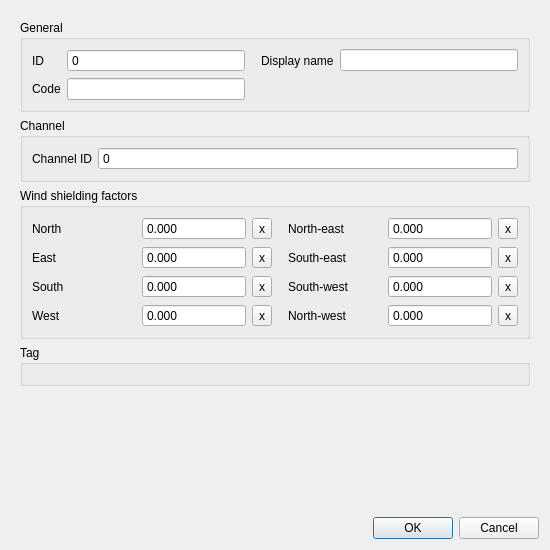
<?xml version="1.0" encoding="UTF-8"?>
<ui version="4.0">
 <class>Form</class>
 <widget class="QWidget" name="Form">
  <property name="geometry">
   <rect>
    <x>0</x>
    <y>0</y>
    <width>550</width>
    <height>550</height>
   </rect>
  </property>
  <property name="windowTitle">
   <string>Form</string>
  </property>
  <property name="locale">
   <locale language="English" country="UnitedStates"/>
  </property>
  <layout class="QGridLayout" name="gridLayout">
   <item row="4" column="0">
    <widget class="QDialogButtonBox" name="buttonBox">
     <property name="standardButtons">
      <set>QDialogButtonBox::Cancel|QDialogButtonBox::Ok</set>
     </property>
    </widget>
   </item>
   <item row="0" column="0">
    <widget class="QScrollArea" name="scrollArea">
     <property name="frameShape">
      <enum>QFrame::NoFrame</enum>
     </property>
     <property name="widgetResizable">
      <bool>true</bool>
     </property>
     <widget class="QWidget" name="scrollAreaWidgetContents">
      <property name="geometry">
       <rect>
        <x>0</x>
        <y>0</y>
        <width>532</width>
        <height>503</height>
       </rect>
      </property>
      <layout class="QGridLayout" name="gridLayout_2">
       <item row="2" column="0">
        <widget class="QGroupBox" name="grp_wind_shielding_factors">
         <property name="sizePolicy">
          <sizepolicy hsizetype="Preferred" vsizetype="Preferred">
           <horstretch>0</horstretch>
           <verstretch>0</verstretch>
          </sizepolicy>
         </property>
         <property name="title">
          <string>Wind shielding factors</string>
         </property>
         <layout class="QGridLayout" name="gridLayout_4">
          <item row="0" column="0">
           <widget class="QLabel" name="label">
            <property name="locale">
             <locale language="English" country="UnitedStates"/>
            </property>
            <property name="text">
             <string>North</string>
            </property>
            <property name="alignment">
             <set>Qt::AlignLeading|Qt::AlignLeft|Qt::AlignVCenter</set>
            </property>
            <property name="indent">
             <number>-1</number>
            </property>
           </widget>
          </item>
          <item row="0" column="1">
           <widget class="QDoubleSpinBox" name="north">
            <property name="sizePolicy">
             <sizepolicy hsizetype="Preferred" vsizetype="Fixed">
              <horstretch>0</horstretch>
              <verstretch>0</verstretch>
             </sizepolicy>
            </property>
            <property name="locale">
             <locale language="English" country="UnitedStates"/>
            </property>
            <property name="inputMethodHints">
             <set>Qt::ImhNone</set>
            </property>
            <property name="buttonSymbols">
             <enum>QAbstractSpinBox::NoButtons</enum>
            </property>
            <property name="decimals">
             <number>3</number>
            </property>
            <property name="minimum">
             <double>0.000000000000000</double>
            </property>
            <property name="maximum">
             <double>100.000000000000000</double>
            </property>
           </widget>
          </item>
          <item row="0" column="2">
           <widget class="QToolButton" name="north_clear">
            <property name="text">
             <string>x</string>
            </property>
           </widget>
          </item>
          <item row="0" column="3">
           <widget class="QLabel" name="label_2">
            <property name="text">
             <string>North-east</string>
            </property>
            <property name="indent">
             <number>10</number>
            </property>
           </widget>
          </item>
          <item row="0" column="4">
           <widget class="QDoubleSpinBox" name="northeast">
            <property name="sizePolicy">
             <sizepolicy hsizetype="Preferred" vsizetype="Fixed">
              <horstretch>0</horstretch>
              <verstretch>0</verstretch>
             </sizepolicy>
            </property>
            <property name="buttonSymbols">
             <enum>QAbstractSpinBox::NoButtons</enum>
            </property>
            <property name="decimals">
             <number>3</number>
            </property>
            <property name="maximum">
             <double>100.000000000000000</double>
            </property>
           </widget>
          </item>
          <item row="0" column="5">
           <widget class="QToolButton" name="northeast_clear">
            <property name="text">
             <string>x</string>
            </property>
           </widget>
          </item>
          <item row="1" column="0">
           <widget class="QLabel" name="label_4">
            <property name="text">
             <string>East</string>
            </property>
            <property name="wordWrap">
             <bool>true</bool>
            </property>
           </widget>
          </item>
          <item row="1" column="1">
           <widget class="QDoubleSpinBox" name="east">
            <property name="buttonSymbols">
             <enum>QAbstractSpinBox::NoButtons</enum>
            </property>
            <property name="decimals">
             <number>3</number>
            </property>
            <property name="maximum">
             <double>100.000000000000000</double>
            </property>
           </widget>
          </item>
          <item row="1" column="2">
           <widget class="QToolButton" name="east_clear">
            <property name="text">
             <string>x</string>
            </property>
           </widget>
          </item>
          <item row="1" column="3">
           <widget class="QLabel" name="label_6">
            <property name="text">
             <string>South-east</string>
            </property>
            <property name="wordWrap">
             <bool>true</bool>
            </property>
            <property name="indent">
             <number>10</number>
            </property>
           </widget>
          </item>
          <item row="1" column="4">
           <widget class="QDoubleSpinBox" name="southeast">
            <property name="buttonSymbols">
             <enum>QAbstractSpinBox::NoButtons</enum>
            </property>
            <property name="decimals">
             <number>3</number>
            </property>
            <property name="maximum">
             <double>100.000000000000000</double>
            </property>
           </widget>
          </item>
          <item row="1" column="5">
           <widget class="QToolButton" name="southeast_clear">
            <property name="text">
             <string>x</string>
            </property>
           </widget>
          </item>
          <item row="2" column="0">
           <widget class="QLabel" name="label_7">
            <property name="text">
             <string>South</string>
            </property>
            <property name="wordWrap">
             <bool>true</bool>
            </property>
           </widget>
          </item>
          <item row="2" column="1">
           <widget class="QDoubleSpinBox" name="south">
            <property name="buttonSymbols">
             <enum>QAbstractSpinBox::NoButtons</enum>
            </property>
            <property name="decimals">
             <number>3</number>
            </property>
            <property name="maximum">
             <double>100.000000000000000</double>
            </property>
           </widget>
          </item>
          <item row="2" column="2">
           <widget class="QToolButton" name="south_clear">
            <property name="text">
             <string>x</string>
            </property>
           </widget>
          </item>
          <item row="2" column="3">
           <widget class="QLabel" name="label_8">
            <property name="text">
             <string>South-west</string>
            </property>
            <property name="wordWrap">
             <bool>true</bool>
            </property>
            <property name="indent">
             <number>10</number>
            </property>
           </widget>
          </item>
          <item row="2" column="4">
           <widget class="QDoubleSpinBox" name="southwest">
            <property name="buttonSymbols">
             <enum>QAbstractSpinBox::NoButtons</enum>
            </property>
            <property name="decimals">
             <number>3</number>
            </property>
            <property name="maximum">
             <double>100.000000000000000</double>
            </property>
           </widget>
          </item>
          <item row="2" column="5">
           <widget class="QToolButton" name="southwest_clear">
            <property name="text">
             <string>x</string>
            </property>
           </widget>
          </item>
          <item row="3" column="0">
           <widget class="QLabel" name="label_10">
            <property name="locale">
             <locale language="English" country="UnitedStates"/>
            </property>
            <property name="text">
             <string>West</string>
            </property>
            <property name="alignment">
             <set>Qt::AlignLeading|Qt::AlignLeft|Qt::AlignVCenter</set>
            </property>
            <property name="indent">
             <number>-1</number>
            </property>
           </widget>
          </item>
          <item row="3" column="1">
           <widget class="QDoubleSpinBox" name="west">
            <property name="sizePolicy">
             <sizepolicy hsizetype="Preferred" vsizetype="Fixed">
              <horstretch>0</horstretch>
              <verstretch>0</verstretch>
             </sizepolicy>
            </property>
            <property name="locale">
             <locale language="English" country="UnitedStates"/>
            </property>
            <property name="inputMethodHints">
             <set>Qt::ImhNone</set>
            </property>
            <property name="buttonSymbols">
             <enum>QAbstractSpinBox::NoButtons</enum>
            </property>
            <property name="decimals">
             <number>3</number>
            </property>
            <property name="minimum">
             <double>0.000000000000000</double>
            </property>
            <property name="maximum">
             <double>100.000000000000000</double>
            </property>
           </widget>
          </item>
          <item row="3" column="2">
           <widget class="QToolButton" name="west_clear">
            <property name="text">
             <string>x</string>
            </property>
           </widget>
          </item>
          <item row="3" column="3">
           <widget class="QLabel" name="label_11">
            <property name="text">
             <string>North-west</string>
            </property>
            <property name="indent">
             <number>10</number>
            </property>
           </widget>
          </item>
          <item row="3" column="4">
           <widget class="QDoubleSpinBox" name="northwest">
            <property name="sizePolicy">
             <sizepolicy hsizetype="Preferred" vsizetype="Fixed">
              <horstretch>0</horstretch>
              <verstretch>0</verstretch>
             </sizepolicy>
            </property>
            <property name="buttonSymbols">
             <enum>QAbstractSpinBox::NoButtons</enum>
            </property>
            <property name="decimals">
             <number>3</number>
            </property>
            <property name="maximum">
             <double>100.000000000000000</double>
            </property>
           </widget>
          </item>
          <item row="3" column="5">
           <widget class="QToolButton" name="northwest_clear">
            <property name="text">
             <string>x</string>
            </property>
           </widget>
          </item>
         </layout>
        </widget>
       </item>
       <item row="3" column="0">
        <widget class="QGroupBox" name="grp_tag">
         <property name="font">
          <font>
           <weight>50</weight>
           <bold>false</bold>
          </font>
         </property>
         <property name="title">
          <string>Tag</string>
         </property>
         <layout class="QGridLayout" name="gridLayout_16">
          <item row="0" column="0" colspan="2">
           <layout class="QHBoxLayout" name="tags_layout"/>
          </item>
         </layout>
        </widget>
       </item>
       <item row="4" column="0">
        <spacer name="verticalSpacer">
         <property name="orientation">
          <enum>Qt::Vertical</enum>
         </property>
         <property name="sizeHint" stdset="0">
          <size>
           <width>20</width>
           <height>40</height>
          </size>
         </property>
        </spacer>
       </item>
       <item row="0" column="0">
        <widget class="QGroupBox" name="grp_general">
         <property name="enabled">
          <bool>true</bool>
         </property>
         <property name="locale">
          <locale language="English" country="UnitedStates"/>
         </property>
         <property name="title">
          <string>General</string>
         </property>
         <layout class="QGridLayout" name="gridLayout_3">
          <item row="0" column="2">
           <widget class="QLabel" name="label_3">
            <property name="locale">
             <locale language="English" country="UnitedStates"/>
            </property>
            <property name="text">
             <string>Display name</string>
            </property>
            <property name="alignment">
             <set>Qt::AlignLeading|Qt::AlignLeft|Qt::AlignVCenter</set>
            </property>
            <property name="indent">
             <number>10</number>
            </property>
           </widget>
          </item>
          <item row="0" column="3">
           <widget class="QLineEdit" name="display_name">
            <property name="sizePolicy">
             <sizepolicy hsizetype="Expanding" vsizetype="Fixed">
              <horstretch>0</horstretch>
              <verstretch>0</verstretch>
             </sizepolicy>
            </property>
            <property name="locale">
             <locale language="English" country="UnitedStates"/>
            </property>
            <property name="clearButtonEnabled">
             <bool>true</bool>
            </property>
           </widget>
          </item>
          <item row="0" column="0">
           <widget class="QLabel" name="label_5">
            <property name="locale">
             <locale language="English" country="UnitedStates"/>
            </property>
            <property name="text">
             <string>ID</string>
            </property>
            <property name="alignment">
             <set>Qt::AlignLeading|Qt::AlignLeft|Qt::AlignVCenter</set>
            </property>
           </widget>
          </item>
          <item row="1" column="0">
           <widget class="QLabel" name="label_9">
            <property name="locale">
             <locale language="English" country="UnitedStates"/>
            </property>
            <property name="text">
             <string>Code</string>
            </property>
            <property name="alignment">
             <set>Qt::AlignLeading|Qt::AlignLeft|Qt::AlignVCenter</set>
            </property>
           </widget>
          </item>
          <item row="1" column="1">
           <widget class="QLineEdit" name="code">
            <property name="sizePolicy">
             <sizepolicy hsizetype="Expanding" vsizetype="Fixed">
              <horstretch>0</horstretch>
              <verstretch>0</verstretch>
             </sizepolicy>
            </property>
            <property name="locale">
             <locale language="English" country="UnitedStates"/>
            </property>
            <property name="clearButtonEnabled">
             <bool>true</bool>
            </property>
           </widget>
          </item>
          <item row="0" column="1">
           <widget class="QSpinBox" name="id">
            <property name="locale">
             <locale language="English" country="UnitedStates"/>
            </property>
            <property name="readOnly">
             <bool>true</bool>
            </property>
            <property name="buttonSymbols">
             <enum>QAbstractSpinBox::NoButtons</enum>
            </property>
            <property name="maximum">
             <number>99999999</number>
            </property>
            <property name="showClearButton" stdset="0">
             <bool>true</bool>
            </property>
            <property name="clearValue" stdset="0">
             <bool>true</bool>
            </property>
            <property name="expressionsEnabled" stdset="0">
             <bool>false</bool>
            </property>
           </widget>
          </item>
         </layout>
        </widget>
       </item>
       <item row="1" column="0">
        <widget class="QGroupBox" name="grp_channel">
         <property name="locale">
          <locale language="English" country="UnitedStates"/>
         </property>
         <property name="inputMethodHints">
          <set>Qt::ImhNone</set>
         </property>
         <property name="title">
          <string>Channel</string>
         </property>
         <layout class="QGridLayout" name="gridLayout_6">
          <item row="0" column="1">
           <widget class="QSpinBox" name="channel_id">
            <property name="sizePolicy">
             <sizepolicy hsizetype="Expanding" vsizetype="Fixed">
              <horstretch>0</horstretch>
              <verstretch>0</verstretch>
             </sizepolicy>
            </property>
            <property name="locale">
             <locale language="English" country="UnitedStates"/>
            </property>
            <property name="inputMethodHints">
             <set>Qt::ImhNone</set>
            </property>
            <property name="readOnly">
             <bool>true</bool>
            </property>
            <property name="buttonSymbols">
             <enum>QAbstractSpinBox::NoButtons</enum>
            </property>
            <property name="maximum">
             <number>999999999</number>
            </property>
            <property name="clearValue" stdset="0">
             <bool>true</bool>
            </property>
            <property name="expressionsEnabled" stdset="0">
             <bool>false</bool>
            </property>
           </widget>
          </item>
          <item row="0" column="0">
           <widget class="QLabel" name="label_18">
            <property name="locale">
             <locale language="English" country="UnitedStates"/>
            </property>
            <property name="inputMethodHints">
             <set>Qt::ImhNone</set>
            </property>
            <property name="text">
             <string>Channel ID</string>
            </property>
            <property name="alignment">
             <set>Qt::AlignLeading|Qt::AlignLeft|Qt::AlignVCenter</set>
            </property>
           </widget>
          </item>
         </layout>
        </widget>
       </item>
      </layout>
     </widget>
    </widget>
   </item>
  </layout>
 </widget>
 <tabstops>
  <tabstop>scrollArea</tabstop>
 </tabstops>
 <resources/>
 <connections/>
</ui>
